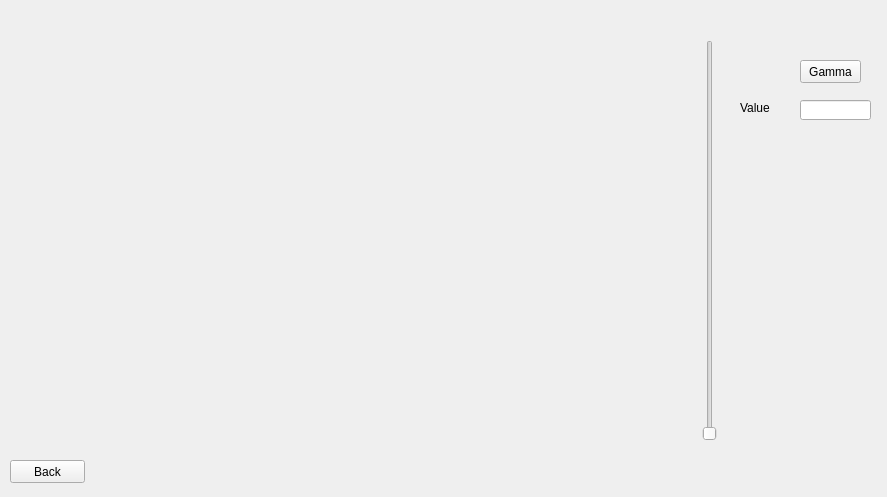
<?xml version="1.0" encoding="UTF-8"?>
<ui version="4.0">
 <class>Gamma</class>
 <widget class="QWidget" name="Gamma">
  <property name="geometry">
   <rect>
    <x>0</x>
    <y>0</y>
    <width>887</width>
    <height>497</height>
   </rect>
  </property>
  <property name="windowTitle">
   <string>Form</string>
  </property>
  <widget class="QLabel" name="label">
   <property name="geometry">
    <rect>
     <x>20</x>
     <y>40</y>
     <width>631</width>
     <height>401</height>
    </rect>
   </property>
   <property name="text">
    <string/>
   </property>
   <property name="scaledContents">
    <bool>true</bool>
   </property>
  </widget>
  <widget class="QPushButton" name="pushButton">
   <property name="geometry">
    <rect>
     <x>10</x>
     <y>460</y>
     <width>75</width>
     <height>23</height>
    </rect>
   </property>
   <property name="text">
    <string>Back</string>
   </property>
  </widget>
  <widget class="QSlider" name="verticalSlider">
   <property name="geometry">
    <rect>
     <x>700</x>
     <y>40</y>
     <width>20</width>
     <height>401</height>
    </rect>
   </property>
   <property name="maximum">
    <number>40</number>
   </property>
   <property name="orientation">
    <enum>Qt::Vertical</enum>
   </property>
  </widget>
  <widget class="QLabel" name="label_3">
   <property name="geometry">
    <rect>
     <x>740</x>
     <y>100</y>
     <width>61</width>
     <height>16</height>
    </rect>
   </property>
   <property name="text">
    <string>Value</string>
   </property>
  </widget>
  <widget class="QLineEdit" name="lineEdit">
   <property name="geometry">
    <rect>
     <x>800</x>
     <y>100</y>
     <width>71</width>
     <height>20</height>
    </rect>
   </property>
  </widget>
  <widget class="QPushButton" name="pushButton_2">
   <property name="geometry">
    <rect>
     <x>800</x>
     <y>60</y>
     <width>61</width>
     <height>23</height>
    </rect>
   </property>
   <property name="text">
    <string>Gamma</string>
   </property>
  </widget>
 </widget>
 <resources/>
 <connections/>
</ui>
